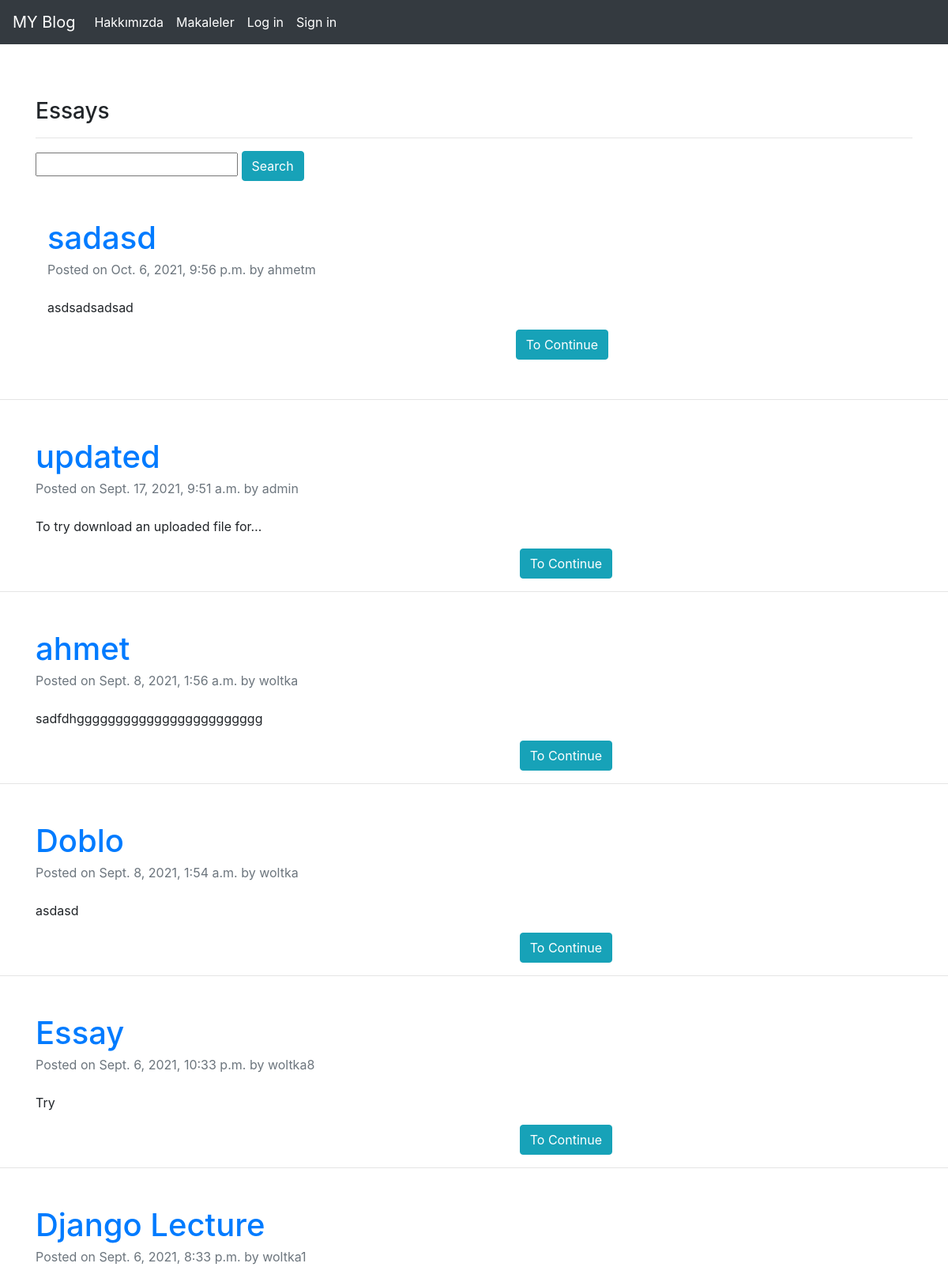
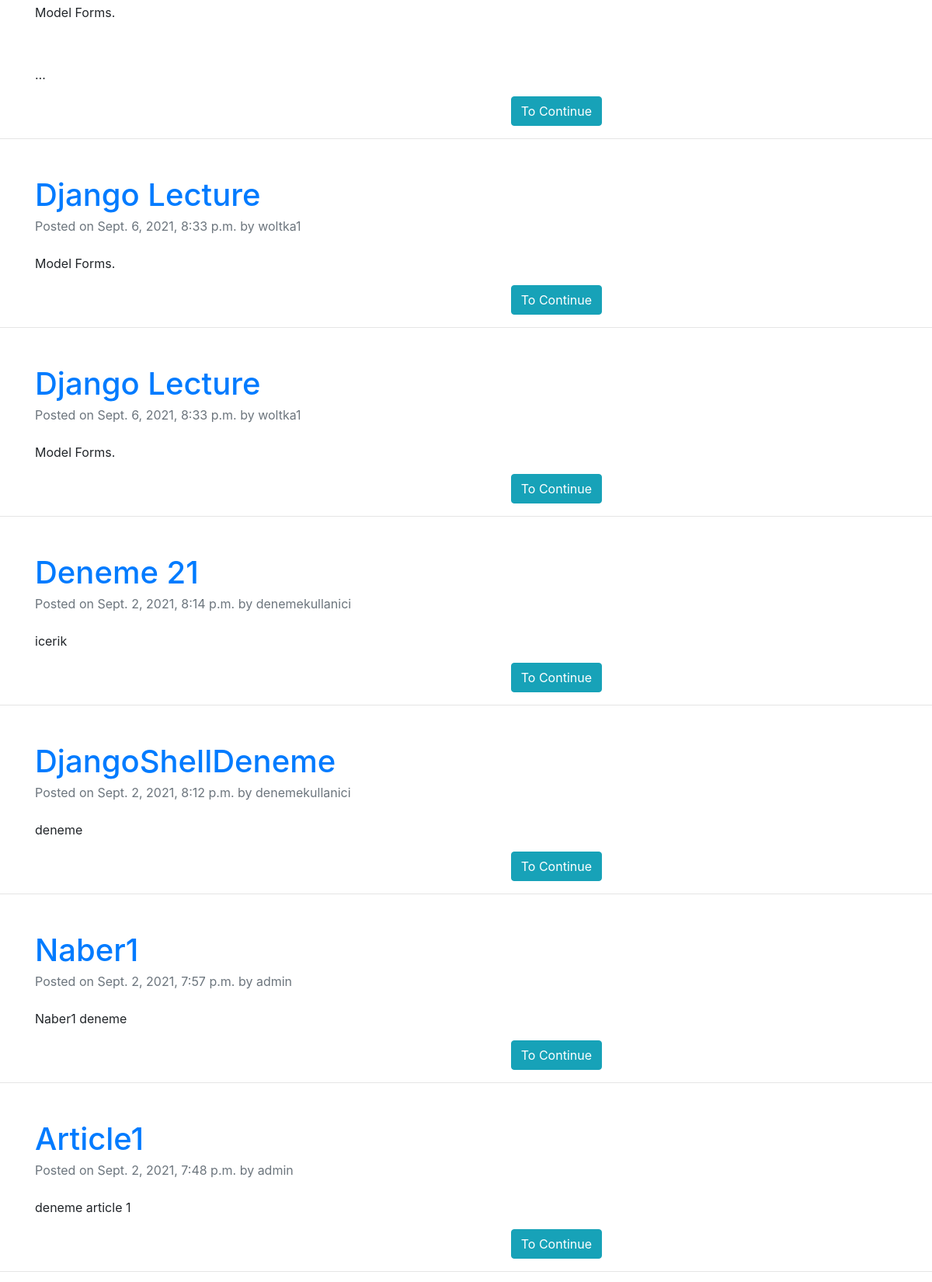
The app's page /articles/ (upper part) with its own data (2 pictures, top to bottom).
### article/models.py (models this page shows, shortened)
class Article(models.Model):
    author = models.ForeignKey('auth.User', on_delete=models.CASCADE, verbose_name='Author')
    title = models.CharField(max_length=50, verbose_name='Title')
    content = RichTextField(verbose_name='Content')
    article_image = models.FileField(blank= True, null= True, verbose_name='Picture')
    created_date = models.DateTimeField(auto_now_add=True, verbose_name='Created Date')
    class Meta:
            ordering = ['-created_date']

### article/views.py (the view)
# urls.py: path('', views.articles, name = 'articles'),
def articles(request):
    keyword = request.GET.get('keyword')
    if keyword:
        articles = Article.objects.filter(title__contains = keyword)
        return render(request, 'articles.html', {'articles': articles})
    articles = Article.objects.all()
    return render(request, 'articles.html', {'articles': articles})

### templates/articles.html (shortened to what this page needs)
{% extends 'layout.html' %}
{% block body %}
        <h3>Essays</h3>
        <hr>
        <div>
            <form >
                <input type="text" name = 'keyword' class="input-sm">
                <button type="submit" class="btn btn-info">Search</button>
            </form>
        </div>
        {% if articles %}
            {% for article in  articles %}
            <div class="container mt-5">
                <div class="row">
                    <div class="col-lg-8">
                        <article>
                            <header class="mb-4">
                                <a href="{%url 'article:detail' article.id %}"><h1 class="fw-bolder mb-1">{{article.title}}</h1></a>
                                <div class="text-muted fst-italic mb-2">Posted on {{article.created_date}} by {{article.author}}</div>
                            </header>
                            <section class="mb-5">
                                <p>{{article.content | safe | truncatechars:40}}</p>
                                <a href="{%url 'article:detail' article.id %}" class="btn btn-info" style="float: right;">To Continue</a>
                            </section>
                        </article>
                    </div>
                    </div>
                </div>
            </div>
            <hr>
            {% endfor %}
        {% else %}
            <div class="alert alert-danger">There is no such an essay in this page.</div>
        {% endif %}
{% endblock body %}

### records on screen
Article: title "sadasd", created_date "Oct. 6, 2021, 9:56 p.m.", author "ahmetm", content "asdsadsadsad"
Article: title "updated", created_date "Sept. 17, 2021, 9:51 a.m.", author "admin", content "To try download an uploaded file for…"
Article: title "ahmet", created_date "Sept. 8, 2021, 1:56 a.m.", author "woltka", content "sadfdhgggggggggggggggggggggggg"
Article: title "Doblo", created_date "Sept. 8, 2021, 1:54 a.m.", author "woltka", content "asdasd"
Article: title "Essay", created_date "Sept. 6, 2021, 10:33 p.m.", author "woltka8", content "Try"
Article: title "Django Lecture", created_date "Sept. 6, 2021, 8:33 p.m.", author "woltka1", content "Model Forms. …"
Article: title "Django Lecture", created_date "Sept. 6, 2021, 8:33 p.m.", author "woltka1", content "Model Forms."
Article: title "Django Lecture", created_date "Sept. 6, 2021, 8:33 p.m.", author "woltka1", content "Model Forms."
Article: title "Deneme 21", created_date "Sept. 2, 2021, 8:14 p.m.", author "denemekullanici", content "icerik"
Article: title "DjangoShellDeneme", created_date "Sept. 2, 2021, 8:12 p.m.", author "denemekullanici", content "deneme"
Article: title "Naber1", created_date "Sept. 2, 2021, 7:57 p.m.", author "admin", content "Naber1 deneme"
Article: title "Article1", created_date "Sept. 2, 2021, 7:48 p.m.", author "admin", content "deneme article 1"
